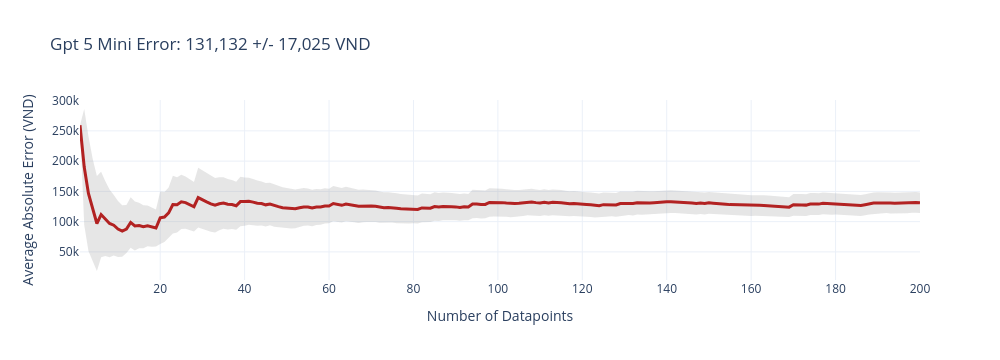
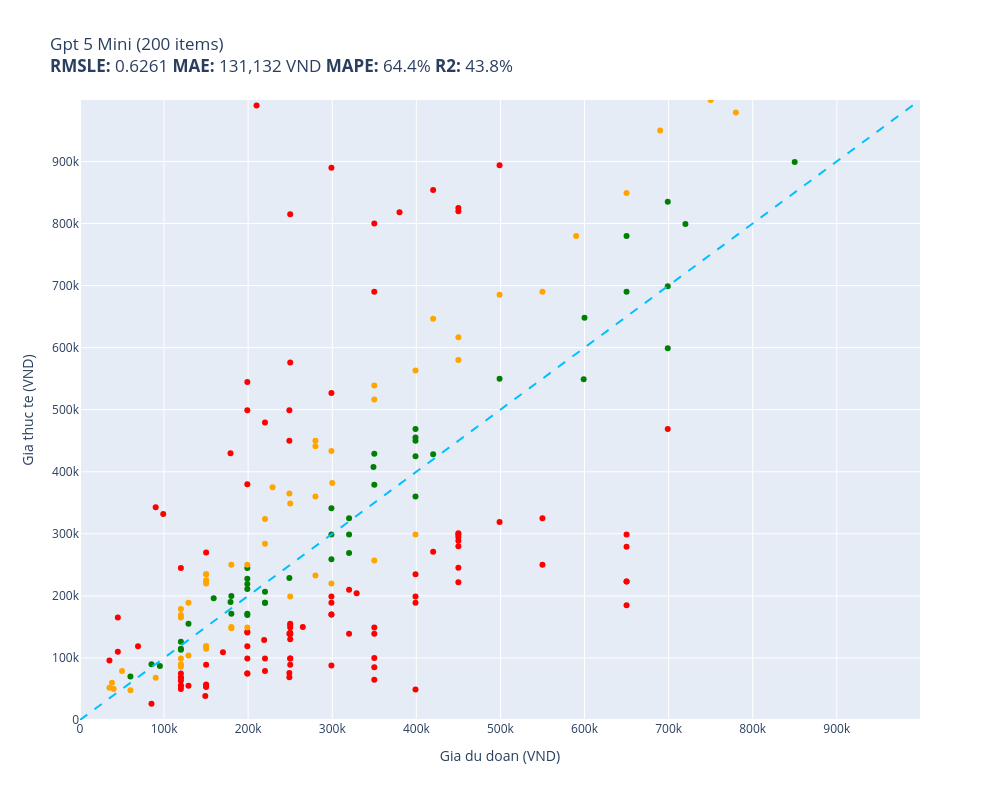

These figures' notebook cell, in order:
### Code cell
print("\n\n" + "#" * 60)
print("# GPT-5-mini (200 items)")
print("#" * 60)
results_5_mini = evaluate(gpt_5_mini, test_items, size=SIZE, workers=WORKERS)

### Figure 1 — Plotly figure (JSON) as saved in the notebook; plotly's stock layout.template omitted (floating-point values rounded to 4 significant figures; data arrays with more than 128 entries replaced by an {"elided": "..."} marker saying what was removed)
{"data": [{"fill": "toself", "fillcolor": "rgba(128,128,128,0.2)", "hoverinfo": "skip", "line": {"color": "rgba(255,255,255,0)"}, "name": "95% CI", "showlegend": false, "type": "scatter", "x": {"elided": "400 int values"}, "y": {"elided": "400 float values"}}, {"customdata": {"elided": "200x1 float values"}, "hovertemplate": "n=%{x}<br>Avg Error=%{y:,.0f} VND<br>+/-95% CI=%{customdata[0]:,.0f} VND<extra></extra>", "line": {"color": "firebrick", "width": 3}, "mode": "lines", "name": "Cumulative Avg Error", "type": "scatter", "x": {"elided": "200 int values"}, "y": {"elided": "200 float values"}}], "layout": {"height": 360, "showlegend": false, "title": {"text": "Gpt 5 Mini Error: 131,132 +/- 17,025 VND"}, "width": 1000, "xaxis": {"title": {"text": "Number of Datapoints"}}, "yaxis": {"ticktext": ["0", "50k", "100k", "150k", "200k", "250k", "300k"], "tickvals": [0, 50000, 100000, 150000, 200000, 250000, 300000], "title": {"text": "Average Absolute Error (VND)"}}}}

### Figure 2 — Plotly figure (JSON) as saved in the notebook; plotly's stock layout.template omitted (floating-point values rounded to 4 significant figures)
{"data": [{"customdata": [["Thùng lưu trữ, hộp đựng đồ đa năng bằng ...\nDu doan: 220,000 VND\nThuc te: 479,400 VND"], ["Bộ Gí Đỡ Từ Đa Chức Năng Hoco PH19 - Hàn...\nDu doan: 220,000 VND\nThuc te: 99,000 VND"], ["Chì Kẻ Mày Xé Suri 101 Black Màu Đen E27...\nDu doan: 85,000 VND\nThuc te: 26,000 VND"], ["Cặp Nút Đệm Tai Nghe Silicone Thay Thế C...\nDu doan: 120,000 VND\nThuc te: 50,000 VND"], ["COMBO 10 QUẦN ĐIỀU HÒA THÔNG HƠI 5083\nDu doan: 120,000 VND\nThuc te: 245,000 VND"], ["BÚA ĐA NĂNG TOTAL THMFH0126 - HÀNG CHÍNH...\nDu doan: 299,000 VND\nThuc te: 527,000 VND"], ["Miếng Dán Dẻo PPF Mặt Lưng, Mặt Trước Dà...\nDu doan: 250,000 VND\nThuc te: 130,000 VND"], ["Giá Đỡ Dây Cáp Wi WU CH011 - Hàng Chính ...\nDu doan: 45,000 VND\nThuc te: 110,000 VND"], ["KHĂN CHOÀNG CASHMERE CAO CẤP CAS15\nDu doan: 650,000 VND\nThuc te: 223,000 VND"], ["KHĂN CHOÀNG CASHMERE CAO CẤP CAS34\nDu doan: 650,000 VND\nThuc te: 223,000 VND"], ["[Mẫu mới] Tã quần SunMate siêu mềm mại G...\nDu doan: 45,000 VND\nThuc te: 165,000 VND"], ["Ba lô, balo  laptop thời trang Hàn Quốc ...\nDu doan: 350,000 VND\nThuc te: 100,000 VND"], ["Thú nhồi bông rồng sữa vô tri êm mịn - S...\nDu doan: 250,000 VND\nThuc te: 815,000 VND"], ["Muối Rửa Bát Finish chuyên dụng chuyên ...\nDu doan: 69,000 VND\nThuc te: 119,000 VND"], ["Combo Mút Trang Điểm Mastige Màu Cam Nhạ...\nDu doan: 120,000 VND\nThuc te: 68,000 VND"], ["Áo len dài tay nam thời trang Hàn Quốc S...\nDu doan: 399,000 VND\nThuc te: 189,000 VND"], ["Nàng Tiên Tóc Mây DK81159\nDu doan: 249,000 VND\nThuc te: 75,840 VND"], ["Ugreen UG30701US154TK 13CM Màu Đen Dây U...\nDu doan: 150,000 VND\nThuc te: 89,000 VND"], ["Kính mát nam Mắt vuông chống nắng uv thờ...\nDu doan: 250,000 VND\nThuc te: 140,000 VND"], ["Phần mềm thiết kế iSolid 3D phiên bản ti...\nDu doan: 499,000 VND\nThuc te: 894,000 VND"], ["COMBO 2 ĐÈN TƯỜNG TRANG TRÍ TRONG NHÀ MS...\nDu doan: 450,000 VND\nThuc te: 295,000 VND"], ["Dụng cụ đốt Palo santo - Palo santo Hold...\nDu doan: 250,000 VND\nThuc te: 138,000 VND"], ["Bơm Hơi Đạp Chân Cho ÔTÔ , Xe Máy, Xe Đạ...\nDu doan: 250,000 VND\nThuc te: 149,000 VND"], ["Bát Ăn Trẻ Em Amori 580ml - Hàng Cao Cấp...\nDu doan: 120,000 VND\nThuc te: 63,250 VND"], ["Ổ Khóa Chống Trộm Thông Minh\nDu doan: 299,000 VND\nThuc te: 88,000 VND"], ["BẠT CHỐNG NẮNG PHÍA TRONG KÍNH LÁI Xe Ô ...\nDu doan: 199,000 VND\nThuc te: 75,000 VND"], ["Giày cao gót 7 phân vải dệt, mũi nhọn hở...\nDu doan: 329,000 VND\nThuc te: 204,250 VND"], ["Cặp Đựng Laptop Chống Sốc Cao Cấp, Cặp Đ...\nDu doan: 550,000 VND\nThuc te: 325,000 VND"], ["Thuốc Bột Nhuộm Hoa Tươi  màu thực phẩm ...\nDu doan: 265,000 VND\nThuc te: 150,000 VND"], ["Máy Đo Huyết Áp Cơ ALPK2 - Nhập Khẩu Chí...\nDu doan: 450,000 VND\nThuc te: 825,000 VND"], ["Mũ Lưỡi Trai Nam Thời Trang Lính Cao Cấp...\nDu doan: 350,000 VND\nThuc te: 85,000 VND"], ["Ốp lưng chống sốc vân kim loại cho Samsu...\nDu doan: 199,000 VND\nThuc te: 75,000 VND"], ["Kính xinh, Kính râm Mắt mèo Hàn Quốc thờ...\nDu doan: 299,000 VND\nThuc te: 189,000 VND"], ["Ốp lưng da HDD có ngăn đựng thẻ kèm kệ c...\nDu doan: 299,000 VND\nThuc te: 199,000 VND"], ["Dép Sandal nam da bò nhập khẩu nguyên tấ...\nDu doan: 450,000 VND\nThuc te: 301,000 VND"], ["Kiếng Hậu Kitaco Z2 Japan 10mm\nDu doan: 350,000 VND\nThuc te: 690,000 VND"], ["Balo Nữ Thời Trang 3in1 Hình BTS MH566\nDu doan: 399,000 VND\nThuc te: 49,000 VND"], ["Khăn lụa choàng cổ 02\nDu doan: 350,000 VND\nThuc te: 149,000 VND"], ["Thắt Lưng Nữ Dây Nịt Nữ Button mang đầm ...\nDu doan: 250,000 VND\nThuc te: 99,000 VND"], ["Chảo Nhôm Chống Dính You Cook 18cm\nDu doan: 170,000 VND\nThuc te: 109,000 VND"], ["THINK BIG DO BIGGER, mã G92. Áo thun nam...\nDu doan: 199,000 VND\nThuc te: 99,000 VND"], ["Giày Da Nam Giá Rẻ Dập Vân Cá Sấu Có Chu...\nDu doan: 399,000 VND\nThuc te: 199,000 VND"], ["Loa HP 2000 (VS)\nDu doan: 250,000 VND\nThuc te: 153,000 VND"], ["Áo ren organza trắng Maxivic M042302\nDu doan: 299,000 VND\nThuc te: 890,000 VND"], ["Nón hiphop NEON POKER black\nDu doan: 250,000 VND\nThuc te: 99,000 VND"], ["Sạc Tương Thích Cho Laptop Asus Vivobook...\nDu doan: 350,000 VND\nThuc te: 800,000 VND"], ["Thắt lưng bản 4cm. Mặt khoá phong cách\nDu doan: 220,000 VND\nThuc te: 79,000 VND"], ["Chuột Gaming T-Wolf G560 Led USB - Hàng ...\nDu doan: 250,000 VND\nThuc te: 140,000 VND"], ["Bộ Test Nước Emaux CE029\nDu doan: 320,000 VND\nThuc te: 210,000 VND"], ["Túi xách công sở nam dọc cao cấp chống t...\nDu doan: 450,000 VND\nThuc te: 299,000 VND"], ["Giày tây Giày lười nam hàn quốc đai kim ...\nDu doan: 450,000 VND\nThuc te: 222,000 VND"], ["(ẢNH THẬT) Tranh treo tường núi non hùng...\nDu doan: 550,000 VND\nThuc te: 250,000 VND"], ["Ví nữ cầm tay vuông mini hình cỏ ba lá  ...\nDu doan: 149,000 VND\nThuc te: 38,500 VND"], ["Vỏ Hột Quẹt Bật Lửa Xăng Đá Zorro ZC5-6 ...\nDu doan: 90,000 VND\nThuc te: 342,700 VND"], ["Xịt Dưỡng Ẩm Eucerin Cho Da Nhạy Cảm 50m...\nDu doan: 299,000 VND\nThuc te: 170,000 VND"], ["Bọc Vô Lăng CIND C037 Size M Màu Kem\nDu doan: 199,000 VND\nThuc te: 142,000 VND"], ["THANH XỐP RUY BĂNG CUỐN TÓC KHÔNG NHIỆT ...\nDu doan: 35,000 VND\nThuc te: 96,000 VND"], ["Máy Nghe Nhạc MP3 Ruizu X02 8GB - Hàng C...\nDu doan: 250,000 VND\nThuc te: 576,000 VND"], ["Bàn Phím dùng cho Laptop ACER Extensa 25...\nDu doan: 420,000 VND\nThuc te: 271,170 VND"], ["Giày Sandal Nữ BIGGBEN Da Bò Thật SDN62\nDu doan: 450,000 VND\nThuc te: 289,000 VND"], ["Bàn Xếp Gọn Gỗ Tự Nhiên BM 50cm x 70cm (...\nDu doan: 420,000 VND\nThuc te: 854,000 VND"], ["Combo 10 Mặt Nạ Banobagi Kháng Viêm, Giả...\nDu doan: 299,000 VND\nThuc te: 170,000 VND"], ["Bông tẩy tế bào chết và dưỡng ẩm da cho ...\nDu doan: 179,000 VND\nThuc te: 430,000 VND"], ["Wekki Đồ Chơi Lắp Ráp Tiệm Đá Bào Wk5060...\nDu doan: 199,000 VND\nThuc te: 499,000 VND"], ["Ốp lưng dành cho Samsung M20 Chim Lửa N...\nDu doan: 120,000 VND\nThuc te: 55,000 VND"], ["Combo Pharmaact Sảng Khoái Mát Lạnh - Ch...\nDu doan: 320,000 VND\nThuc te: 139,000 VND"], ["Gối Tựa Lưng Massage Túi Khí Kéo Dãn,Tíc...\nDu doan: 499,000 VND\nThuc te: 319,000 VND"], ["Tông đơ chấn viền Kemei KM-2299 lưỡi cắt...\nDu doan: 249,000 VND\nThuc te: 499,000 VND"], ["COMBO 2 Sợi Dây Buộc Tóc ADIDAS ADAC-165...\nDu doan: 99,000 VND\nThuc te: 332,000 VND"], ["Combo kem bôi da thuần mộc ngừa rôm sảy ...\nDu doan: 150,000 VND\nThuc te: 270,000 VND"], ["KEM CHỐNG NẮNG DƯỠNG DA VITAMIN - INICO ...\nDu doan: 199,000 VND\nThuc te: 380,000 VND"], ["Kẹp Gỗ Đa Năng  Dùng Để Gắp Kẹp Thức Ăn ...\nDu doan: 150,000 VND\nThuc te: 57,000 VND"], ["Ốp lưng dành cho Oppo Reno 5 mẫu Lá Phon...\nDu doan: 129,000 VND\nThuc te: 55,000 VND"], ["Mũ bucket tai bèo form tròn may nhiều mả...\nDu doan: 150,000 VND\nThuc te: 55,000 VND"], ["Kính râm nam Solex chữ H Mắt kính thủy t...\nDu doan: 699,000 VND\nThuc te: 469,000 VND"], ["Nón lá vẽ mỹ nghệ hoạ tiết Cô gái trong ...\nDu doan: 350,000 VND\nThuc te: 65,000 VND"], ["Hộp Nhựa 200x120x75mm - Chống nước CT\nDu doan: 150,000 VND\nThuc te: 53,350 VND"], ["Kệ đỡ giá đỡ đế tản nhiệt cho ipad máy t...\nDu doan: 249,000 VND\nThuc te: 139,000 VND"], ["Giấy Vẽ Faber 200g Khổ A4 Fish 104002\nDu doan: 120,000 VND\nThuc te: 68,400 VND"], ["(HCM) Tranh treo tường trang trí decor t...\nDu doan: 450,000 VND\nThuc te: 280,000 VND"], ["Kệ khay chữ nhật để miếng rửa chén có Kh...\nDu doan: 249,000 VND\nThuc te: 69,000 VND"], ["[HSD 03/2027] Sữa Tắm On: The Body Cấp Ẩ...\nDu doan: 219,000 VND\nThuc te: 129,000 VND"], ["Ốp Lưng Kính Cường Lực Trong Suốt Hoàn T...\nDu doan: 199,000 VND\nThuc te: 140,798 VND"], ["Hộp mực Thuận Phong 204A dùng cho máy in...\nDu doan: 210,000 VND\nThuc te: 990,000 VND"], ["Bàn phím dùng cho Laptop Asus F451c Asus...\nDu doan: 450,000 VND\nThuc te: 245,191 VND"], ["(GIÁ TỐT) Giày đế xuồng nữ da bò thật mà...\nDu doan: 650,000 VND\nThuc te: 185,000 VND"], ["Túi du lịch dung lượng lớn Business Trav...\nDu doan: 199,000 VND\nThuc te: 544,700 VND"], ["Ốp in cho Samsung Galaxy A10 mẫu Động Vậ...\nDu doan: 120,000 VND\nThuc te: 55,000 VND"], ["Mật Ong Vihoney 180ml\nDu doan: 120,000 VND\nThuc te: 75,000 VND"], ["Bộ cấp nước bồn cầu - Bộ cấp nước két nư...\nDu doan: 250,000 VND\nThuc te: 155,000 VND"], ["Giày Sandal Nữ Đế Xuồng HÀ NAM Da Bò Thậ...\nDu doan: 650,000 VND\nThuc te: 279,000 VND"], ["KB31EKT - Thẻ chìa khóa khách sạn Vivace...\nDu doan: 380,000 VND\nThuc te: 818,000 VND"], ["Tam sơn tam cấp kệ để bát hương ,nhang b...\nDu doan: 650,000 VND\nThuc te: 299,000 VND"], ["Bao da Dux Ducis dành cho iPhone 15 Pro ...\nDu doan: 399,000 VND\nThuc te: 235,000 VND"], ["Bộ Lắp Ghép Cho Bé 3D Mideer Translucent...\nDu doan: 249,000 VND\nThuc te: 450,000 VND"], ["Găng tay da nam mẫu HOT Siêu CẢM ỨNG, Si...\nDu doan: 350,000 VND\nThuc te: 139,000 VND"], ["Cây gãi lưng/ gãi ngứa bằng sừng Trâu [M...\nDu doan: 250,000 VND\nThuc te: 89,000 VND"], ["Bàn Phím dùng cho laptop HP Folio 13.3\" ...\nDu doan: 450,000 VND\nThuc te: 819,720 VND"], ["Make Today Great, mã G276. Hãy tỏa sáng ...\nDu doan: 199,000 VND\nThuc te: 119,000 VND"]], "hovertemplate": "%{customdata[0]}<extra></extra>", "legendgroup": "red", "marker": {"color": "red", "size": 6, "symbol": "circle"}, "mode": "markers", "name": "red", "orientation": "v", "showlegend": true, "type": "scatter", "x": [220000.0, 220000.0, 85000.0, 120000.0, 120000.0, 299000.0, 250000.0, 45000.0, 650000.0, 650000.0, 45000.0, 350000.0, 250000.0, 69000.0, 120000.0, 399000.0, 249000.0, 150000.0, 250000.0, 499000.0, 450000.0, 250000.0, 250000.0, 120000.0, 299000.0, 199000.0, 329000.0, 550000.0, 265000.0, 450000.0, 350000.0, 199000.0, 299000.0, 299000.0, 450000.0, 350000.0, 399000.0, 350000.0, 250000.0, 170000.0, 199000.0, 399000.0, 250000.0, 299000.0, 250000.0, 350000.0, 220000.0, 250000.0, 320000.0, 450000.0, 450000.0, 550000.0, 149000.0, 90000.0, 299000.0, 199000.0, 35000.0, 250000.0, 420000.0, 450000.0, 420000.0, 299000.0, 179000.0, 199000.0, 120000.0, 320000.0, 499000.0, 249000.0, 99000.0, 150000.0, 199000.0, 150000.0, 129000.0, 150000.0, 699000.0, 350000.0, 150000.0, 249000.0, 120000.0, 450000.0, 249000.0, 219000.0, 199000.0, 210000.0, 450000.0, 650000.0, 199000.0, 120000.0, 120000.0, 250000.0, 650000.0, 380000.0, 650000.0, 399000.0, 249000.0, 350000.0, 250000.0, 450000.0, 199000.0], "xaxis": "x", "y": [479400, 99000, 26000, 50000, 245000, 527000, 130000, 110000, 223000, 223000, 165000, 100000, 815000, 119000, 68000, 189000, 75840, 89000, 140000, 894000, 295000, 138000, 149000, 63250, 88000, 75000, 204250, 325000, 150000, 825000, 85000, 75000, 189000, 199000, 301000, 690000, 49000, 149000, 99000, 109000, 99000, 199000, 153000, 890000, 99000, 800000, 79000, 140000, 210000, 299000, 222000, 250000, 38500, 342700, 170000, 142000, 96000, 576000, 271170, 289000, 854000, 170000, 430000, 499000, 55000, 139000, 319000, 499000, 332000, 270000, 380000, 57000, 55000, 55000, 469000, 65000, 53350, 139000, 68400, 280000, 69000, 129000, 140798, 990000, 245191, 185000, 544700, 55000, 75000, 155000, 279000, 818000, 299000, 235000, 450000, 139000, 89000, 819720, 119000], "yaxis": "y"}, {"customdata": [["Phần Mềm Diệt Virus Trend Micro Maximum ...\nDu doan: 399,000 VND\nThuc te: 360,000 VND"], ["Ugreen UG20868US174TK 2M màu Hồng Dây US...\nDu doan: 120,000 VND\nThuc te: 126,000 VND"], ["Sạc Tương Thích Cho Laptop Hp Pavilion 1...\nDu doan: 299,000 VND\nThuc te: 341,000 VND"], ["Bàn Phím Tương Thích Cho Laptop Lenovo -...\nDu doan: 320,000 VND\nThuc te: 269,000 VND"], ["Lốc 4 Gói băng vệ sinh Kotex Bảo Vệ Toàn...\nDu doan: 159,000 VND\nThuc te: 196,000 VND"], ["Bóng Đèn Ô Tô Xtec H15 12V 15/55W\nDu doan: 180,000 VND\nThuc te: 171,000 VND"], ["Quạt treo tường Lifan TE-1689 có remote ...\nDu doan: 699,000 VND\nThuc te: 835,000 VND"], ["Miếng Kính Cường Lực Chống Nhìn Trộm cho...\nDu doan: 399,000 VND\nThuc te: 449,999 VND"], ["Combo hộp   3 món  đeo tay  xinh xắn  ph...\nDu doan: 199,000 VND\nThuc te: 219,000 VND"], ["Chà bông xù Viettin Mart 500G\nDu doan: 120,000 VND\nThuc te: 113,000 VND"], ["Nệm cho chó mèo 40x50cm Điều Hòa phù hợp...\nDu doan: 180,000 VND\nThuc te: 200,000 VND"], ["Bộ Pyjama HUONGTAM Phi tay dài nam cao c...\nDu doan: 299,000 VND\nThuc te: 259,000 VND"], ["Đồ Bộ Pijama Thun 3D Lửng Freesize 40-68...\nDu doan: 220,000 VND\nThuc te: 189,000 VND"], ["Balo Laptop 15.6 inch KMORE The CARTER -...\nDu doan: 499,000 VND\nThuc te: 550,000 VND"], ["AirTag Charm Strap hàng chính hãng Bone\nDu doan: 199,000 VND\nThuc te: 245,000 VND"], ["Bình Uống Nước Cho Bé LocknLock HAP916 4...\nDu doan: 349,000 VND\nThuc te: 407,700 VND"], ["Quần Jean nam Leman đen mài xám JD14 - S...\nDu doan: 599,000 VND\nThuc te: 549,000 VND"], ["Tranh Xếp Hình Random Cut 750 Mảnh Minh ...\nDu doan: 220,000 VND\nThuc te: 189,000 VND"], ["Bao da dành cho Samsung Galaxy Tab S6 10...\nDu doan: 199,000 VND\nThuc te: 227,500 VND"], ["Ốp Lưng Nillkin Super Frosted Shield Pro...\nDu doan: 179,000 VND\nThuc te: 190,000 VND"], ["Giá đỡ điện thoại để bàn chất liệu plast...\nDu doan: 199,000 VND\nThuc te: 211,000 VND"], ["[Hàng Chính Hãng] Loa SoundMax A180/2...\nDu doan: 399,000 VND\nThuc te: 455,000 VND"], ["Đèn pin đội đầu j78 chiếu xa ánh sáng mạ...\nDu doan: 350,000 VND\nThuc te: 379,000 VND"], ["Cáp âm thanh chuyển jack 3.5mm sang 2 đầ...\nDu doan: 120,000 VND\nThuc te: 115,000 VND"], ["Bộ combo Vệ Sinh & Khửi mùi Giày Dép Sne...\nDu doan: 249,000 VND\nThuc te: 229,000 VND"], ["Máy lọc không khí xe hơi ô tô công nghệ ...\nDu doan: 399,000 VND\nThuc te: 425,000 VND"], ["Đồ chơi lắp ráp Mô hình máy bay ném bom ...\nDu doan: 320,000 VND\nThuc te: 299,000 VND"], ["Bọt dung dịch vệ sinh dành cho teen Oris...\nDu doan: 129,000 VND\nThuc te: 155,000 VND"], ["MŨI KHOAN ĐẤT Φ150X800MM INGCO GEA55221-...\nDu doan: 600,000 VND\nThuc te: 648,000 VND"], ["Cặp đèn thờ bằng gỗ khắc chữ  phúc lộc t...\nDu doan: 850,000 VND\nThuc te: 899,000 VND"], ["Chuột Razer DeathAdder Essential-Ergonom...\nDu doan: 699,000 VND\nThuc te: 699,000 VND"], ["Ngũ cốc Xuân An yến mạch hạnh nhân hạt c...\nDu doan: 95,000 VND\nThuc te: 87,000 VND"], ["Khóa Đồng 75 CS Series ABUS (60mm)\nDu doan: 720,000 VND\nThuc te: 799,000 VND"], ["Nệm Massage toàn thân Bella Plus MK292\nDu doan: 699,000 VND\nThuc te: 599,000 VND"], ["Xích đeo quần 2 lớp thép titan không đen...\nDu doan: 199,000 VND\nThuc te: 171,000 VND"], ["Sạc cho Laptop MSI PS42 8RA  Hàng Nhập k...\nDu doan: 299,000 VND\nThuc te: 299,000 VND"], ["Quánh Đúc Chống Dính Vân Đá Đáy Từ Ecora...\nDu doan: 399,000 VND\nThuc te: 469,000 VND"], ["Bộ 6 Ly Thủy Tinh Diamond Bormioli Rocco...\nDu doan: 420,000 VND\nThuc te: 428,400 VND"], ["Mô hình xe Lamborghini Terzo Milennio 1:...\nDu doan: 350,000 VND\nThuc te: 429,000 VND"], ["Sạc Tương Thích Cho Laptop Asus 150w TUF...\nDu doan: 650,000 VND\nThuc te: 780,000 VND"], ["Sữa Dưỡng Hỗ Trợ Mờ Nám Luxury Exosome E...\nDu doan: 650,000 VND\nThuc te: 690,000 VND"], ["Áo Mưa 1 Người Bít Sườn Thời Trang, RAND...\nDu doan: 199,000 VND\nThuc te: 169,000 VND"], ["Cường lực chống nhìn trộm WiWU iPhone 14...\nDu doan: 220,000 VND\nThuc te: 206,798 VND"], ["Vòng bi xe máy KONLON 63/22 Open\nDu doan: 85,000 VND\nThuc te: 90,000 VND"], ["Áo Sơ Mi Nam Công Sở Trung Niên Thương H...\nDu doan: 320,000 VND\nThuc te: 325,000 VND"], ["Vớ tất thể thao nam cổ trung ELLE ACTIVE...\nDu doan: 60,000 VND\nThuc te: 70,000 VND"]], "hovertemplate": "%{customdata[0]}<extra></extra>", "legendgroup": "green", "marker": {"color": "green", "size": 6, "symbol": "circle"}, "mode": "markers", "name": "green", "orientation": "v", "showlegend": true, "type": "scatter", "x": [399000.0, 120000.0, 299000.0, 320000.0, 159000.0, 180000.0, 699000.0, 399000.0, 199000.0, 120000.0, 180000.0, 299000.0, 220000.0, 499000.0, 199000.0, 349000.0, 599000.0, 220000.0, 199000.0, 179000.0, 199000.0, 399000.0, 350000.0, 120000.0, 249000.0, 399000.0, 320000.0, 129000.0, 600000.0, 850000.0, 699000.0, 95000.0, 720000.0, 699000.0, 199000.0, 299000.0, 399000.0, 420000.0, 350000.0, 650000.0, 650000.0, 199000.0, 220000.0, 85000.0, 320000.0, 60000.0], "xaxis": "x", "y": [360000, 126000, 341000, 269000, 196000, 171000, 835000, 449999, 219000, 113000, 200000, 259000, 189000, 550000, 245000, 407700, 549000, 189000, 227500, 190000, 211000, 455000, 379000, 115000, 229000, 425000, 299000, 155000, 648000, 899000, 699000, 87000, 799000, 599000, 171000, 299000, 469000, 428400, 429000, 780000, 690000, 169000, 206798, 90000, 325000, 70000], "yaxis": "y"}, {"customdata": [["Combo Bộ sạc ANSMANN POWERLINE 4 Smart k...\nDu doan: 499,000 VND\nThuc te: 685,000 VND"], ["Ugreen UG30771US230TK card mạng PCI-e 1x...\nDu doan: 220,000 VND\nThuc te: 284,000 VND"], ["Thức ăn IGUANA Trưởng Thành Bí Đỏ GREENA...\nDu doan: 180,000 VND\nThuc te: 148,000 VND"], ["Combo 4 miếng dán đỡ kệ gỗ VINAVU, giúp ...\nDu doan: 35,000 VND\nThuc te: 52,000 VND"], ["Dây đai du lịch Master Lock 4701EURDGRN ...\nDu doan: 220,000 VND\nThuc te: 324,000 VND"], ["Bịch cà phê hòa tan 3 in 1 Meet More (50...\nDu doan: 129,000 VND\nThuc te: 189,000 VND"], ["Quần bơi lưng cao LMcation Anita - Vườn ...\nDu doan: 199,000 VND\nThuc te: 149,000 VND"], ["Quần Kaki nam Khatoco Q2M578R1-CNRE598-2...\nDu doan: 299,000 VND\nThuc te: 433,500 VND"], ["Sạc dành cho Laptop Gaming Asus ROG Stri...\nDu doan: 690,000 VND\nThuc te: 950,000 VND"], ["Áo Bóng Đá Retro Real Madrid 2006/2007 -...\nDu doan: 399,000 VND\nThuc te: 299,000 VND"], ["Mũ len liền khăn lót nỉ trùm kín cổ siêu...\nDu doan: 150,000 VND\nThuc te: 115,000 VND"], ["Tinh dầu Tràm Huế thương hiệu Làng Hạ 10...\nDu doan: 50,000 VND\nThuc te: 79,000 VND"], ["Kính cường lực trong suốt Kuzoom cho iPa...\nDu doan: 120,000 VND\nThuc te: 169,000 VND"], ["Đồ Chơi Tay Cầm Âm Nhạc 2 TOONYKIDS - Đồ...\nDu doan: 150,000 VND\nThuc te: 223,500 VND"], ["Sandal dongnai dép quai hậu nữ A24 dù xa...\nDu doan: 120,000 VND\nThuc te: 89,999 VND"], ["Tinh Chất Dưỡng Sáng Da Vitamin C CNP De...\nDu doan: 590,000 VND\nThuc te: 780,000 VND"], ["Mì Trứng Cao Cấp Meizan (500g)\nDu doan: 40,000 VND\nThuc te: 50,000 VND"], ["Bộ Tháo Mắt Xích Xe Loại Tốt – Gọn Nhẹ, ...\nDu doan: 120,000 VND\nThuc te: 165,000 VND"], ["Combo 5 Giấy Thấm Dầu Mayan  (100 Tờ / G...\nDu doan: 120,000 VND\nThuc te: 86,000 VND"], ["Chuột máy tính có dây Gaming Newmen GX6,...\nDu doan: 249,000 VND\nThuc te: 365,000 VND"], ["Sữa bột Enfagrow A+ Neuropro 4 1.7kg với...\nDu doan: 780,000 VND\nThuc te: 979,000 VND"], ["MÁY MÀI 100MM 710W TOLSEN 79544 - HÀNG C...\nDu doan: 420,000 VND\nThuc te: 646,558 VND"], ["Tấm dán patch_velcro treo tường\nDu doan: 150,000 VND\nThuc te: 220,000 VND"], ["Gối Cao Su Non Chống Méo Đầu Cho Bé\nDu doan: 150,000 VND\nThuc te: 225,000 VND"], ["Pin dùng cho Laptop Acer One 725 - Hàng ...\nDu doan: 350,000 VND\nThuc te: 516,465 VND"], ["Giày Sandal (Xăng Đan) dép quai hậu big ...\nDu doan: 450,000 VND\nThuc te: 580,000 VND"], ["Dầu gội nam Home Scape Care giảm gàu chă...\nDu doan: 150,000 VND\nThuc te: 235,000 VND"], ["Canxi Nano calcium D3 MK7 -Hộp 100 Viên ...\nDu doan: 150,000 VND\nThuc te: 119,000 VND"], ["Rượu Vang Chile Yali Wetland Reserva Cab...\nDu doan: 280,000 VND\nThuc te: 450,000 VND"], ["Miếng Lót Chuột MousePad Trải Bàn Nitend...\nDu doan: 150,000 VND\nThuc te: 119,000 VND"], ["Chân váy công sở dáng đuôi cá, Lưng cao,...\nDu doan: 250,000 VND\nThuc te: 349,000 VND"], ["Gấu Bông Đựng Khăn Giấy và Sọt Rác Tiện ...\nDu doan: 180,000 VND\nThuc te: 250,000 VND"], ["Sữa bột Nestlé NAN INFINIPRO A2 1 với cô...\nDu doan: 550,000 VND\nThuc te: 690,000 VND"], ["Serum Prettyskin B5 Phục Hồi, Dưỡng Sáng...\nDu doan: 229,000 VND\nThuc te: 375,000 VND"], ["Đồ Chơi Giáo Dục Sớm Tháp Xếp Chồng Lala...\nDu doan: 120,000 VND\nThuc te: 179,000 VND"], ["Bộ chuyển đổi Mini displayport sang H...\nDu doan: 399,000 VND\nThuc te: 563,000 VND"], ["Cavat 8cm bản lớn Hàn Quốc cao cấp, kẻ x...\nDu doan: 299,000 VND\nThuc te: 220,000 VND"], ["Máy Xay Sinh Tố BlueStone BLB-5328 1.5 L...\nDu doan: 750,000 VND\nThuc te: 999,000 VND"], ["Bánh Custas kem trứng Orion hộp 276g\nDu doan: 38,000 VND\nThuc te: 60,000 VND"], ["Loa SUB Siêu Trầm Cao Cấp S1 - Hàng Nhập...\nDu doan: 650,000 VND\nThuc te: 849,000 VND"], ["Combo 3 Kem Đánh Răng P/S Trắng Răng Tha...\nDu doan: 129,000 VND\nThuc te: 104,000 VND"], ["Ugreen UG80110CM261TK bộ chuyển RS232 ra...\nDu doan: 280,000 VND\nThuc te: 441,000 VND"], ["Hộp Đựng Thuốc Lá 20 Điếu Dài Slim Nút B...\nDu doan: 120,000 VND\nThuc te: 99,000 VND"], ["Combo 2 bộ miếng lót cho giày rộng V.3 T...\nDu doan: 60,000 VND\nThuc te: 48,000 VND"], ["Ly  Thuỷ Tinh Pha Lê Ý RCR 360ml\nDu doan: 300,000 VND\nThuc te: 382,000 VND"], ["Bao Case Ốp Cứng Trong Suốt PC bảo vệ ch...\nDu doan: 199,000 VND\nThuc te: 250,000 VND"], ["Sữa tắm joyce & doll cho chó mèo - Sữa t...\nDu doan: 150,000 VND\nThuc te: 235,000 VND"], ["Sạc Laptop dùng cho Máy Tinh HP - Kèm Dâ...\nDu doan: 280,000 VND\nThuc te: 232,771 VND"], ["Bông Lau Thay Thế Cho Chổi Lau Nhà Cao C...\nDu doan: 90,000 VND\nThuc te: 68,000 VND"], ["Lược cắt tóc Nhật Bản YS PARK cho tóc ng...\nDu doan: 280,000 VND\nThuc te: 360,000 VND"], ["Sạc cho laptop Dell Gaming Inspiron 7567...\nDu doan: 450,000 VND\nThuc te: 616,756 VND"], ["Hộp mực 35A 85A 36A Halloya có lỗ đổ mực...\nDu doan: 180,000 VND\nThuc te: 150,000 VND"], ["Máy nghe nhạc Lossless Ruizu X05 Bộ Nhớ ...\nDu doan: 350,000 VND\nThuc te: 539,000 VND"], ["Bao da Máy tính bảng Honor Tab V7 Pro tr...\nDu doan: 250,000 VND\nThuc te: 199,000 VND"], ["Bàn phím cho 4736 4736G 4736Z 4736ZG 481...\nDu doan: 350,000 VND\nThuc te: 257,197 VND"]], "hovertemplate": "%{customdata[0]}<extra></extra>", "legendgroup": "orange", "marker": {"color": "orange", "size": 6, "symbol": "circle"}, "mode": "markers", "name": "orange", "orientation": "v", "showlegend": true, "type": "scatter", "x": [499000.0, 220000.0, 180000.0, 35000.0, 220000.0, 129000.0, 199000.0, 299000.0, 690000.0, 399000.0, 150000.0, 50000.0, 120000.0, 150000.0, 120000.0, 590000.0, 40000.0, 120000.0, 120000.0, 249000.0, 780000.0, 420000.0, 150000.0, 150000.0, 350000.0, 450000.0, 150000.0, 150000.0, 280000.0, 150000.0, 250000.0, 180000.0, 550000.0, 229000.0, 120000.0, 399000.0, 299000.0, 750000.0, 38000.0, 650000.0, 129000.0, 280000.0, 120000.0, 60000.0, 300000.0, 199000.0, 150000.0, 280000.0, 90000.0, 280000.0, 450000.0, 180000.0, 350000.0, 250000.0, 350000.0], "xaxis": "x", "y": [685000, 284000, 148000, 52000, 324000, 189000, 149000, 433500, 950000, 299000, 115000, 79000, 169000, 223500, 89999, 780000, 50000, 165000, 86000, 365000, 979000, 646558, 220000, 225000, 516465, 580000, 235000, 119000, 450000, 119000, 349000, 250000, 690000, 375000, 179000, 563000, 220000, 999000, 60000, 849000, 104000, 441000, 99000, 48000, 382000, 250000, 235000, 232771, 68000, 360000, 616756, 150000, 539000, 199000, 257197], "yaxis": "y"}, {"hoverinfo": "skip", "line": {"color": "deepskyblue", "dash": "dash", "width": 2}, "mode": "lines", "name": "y = x", "showlegend": false, "type": "scatter", "x": [0, 999000], "y": [0, 999000]}], "layout": {"height": 800, "legend": {"title": {"text": "color"}, "tracegroupgap": 0}, "showlegend": false, "title": {"text": "Gpt 5 Mini (200 items)<br><b>RMSLE:</b> 0.6261 <b>MAE:</b> 131,132 VND <b>MAPE:</b> 64.4% <b>R2:</b> 43.8%"}, "width": 1000, "xaxis": {"anchor": "y", "domain": [0, 1], "range": [0, 999000], "ticktext": ["0", "100k", "200k", "300k", "400k", "500k", "600k", "700k", "800k", "900k", "1,000k"], "tickvals": [0, 100000, 200000, 300000, 400000, 500000, 600000, 700000, 800000, 900000, 1000000], "title": {"text": "Gia du doan (VND)"}}, "yaxis": {"anchor": "x", "domain": [0, 1], "range": [0, 999000], "ticktext": ["0", "100k", "200k", "300k", "400k", "500k", "600k", "700k", "800k", "900k", "1,000k"], "tickvals": [0, 100000, 200000, 300000, 400000, 500000, 600000, 700000, 800000, 900000, 1000000], "title": {"text": "Gia thuc te (VND)"}}}}
